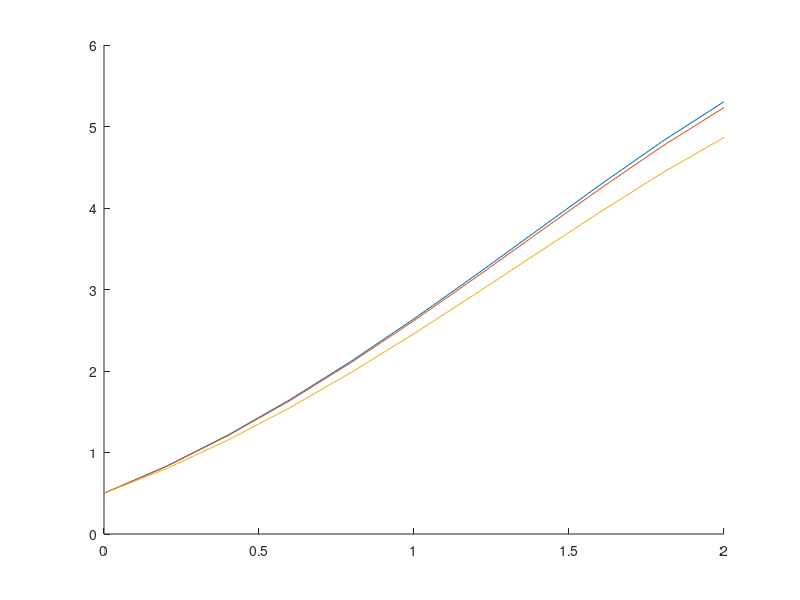

This figure's MATLAB source:
f = @(t,y) y - t.^2 + 1;
w(1) = 0.5;
x(1) = 0.5;
q(1) = 0.5;
h = 0.2;
t = 0:h:2;
exact = (t + 1).^2 - 0.5*exp(t);

for i=2: numel (t)
% Euler's Method
x(i) = x(i-1)+h*f(t(i-1),x(i-1));

%Modified Euler Method
q(i) = q(i-1)+(h/2)*(f(t(i-1),q(i-1)) + f(t(i), q(i-1)+h*f(t(i-1),q(i-1))));

% Heun's Method
k1 = h*f(t(i-1),w(i-1));
k2 = h*f(t(i-1)+h/3, w(i-1)+(1/3)*k1);
k3 = h*f(t(i-1)+(2/3)*h, w(i-1)+(2/3)*k2);
w(i) = w(i-1) +(1/4)*(k1+3*k3);
end

R = [w; q; x]

hold on
plot(t,w);
plot(t,q);
plot(t,x);
hold off
